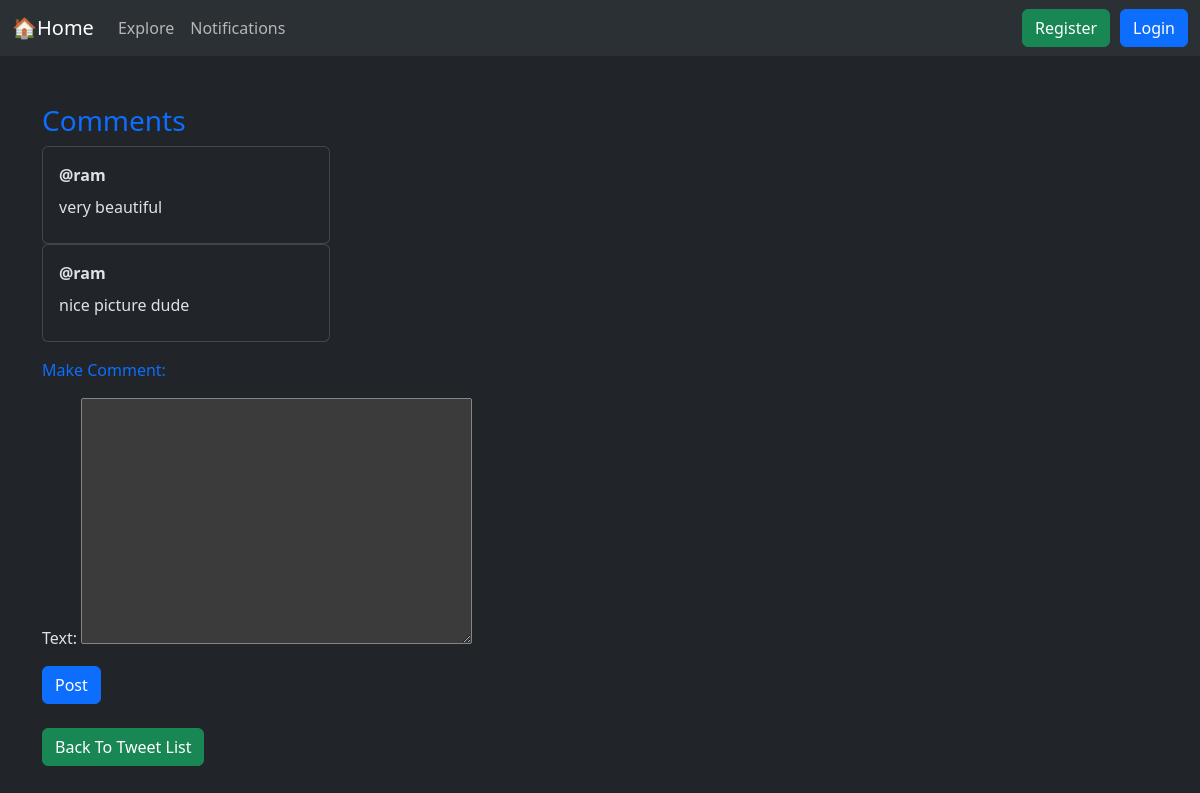
Screenshot of /11/comments/ with the database file from the repository.
### tweet/models.py (models this page shows, shortened)
class Comments(models.Model):
    user=models.ForeignKey(User, on_delete=models.CASCADE, related_name='comments')
    tweet=models.ForeignKey(Tweet, on_delete=models.CASCADE, related_name='comments')
    text= models.TextField(max_length=200)
    created_at=models.DateTimeField(auto_now_add=True)

### tweet/views.py (the view)
# urls.py: path('<int:tweet_id>/comments/', views.comments_view, name='comments_view'),
def comments_view(request, tweet_id):
    tweet= get_object_or_404(Tweet, pk=tweet_id)
    comments= tweet.comments.all()# comments is a reverse manaager generated by Django because of the foreign key relationship.
    form= CommentsForm()
    return render(request, 'comments.html', {'tweet': tweet, 'comments': comments, 'form': form})

### tweet/forms.py
class CommentsForm(forms.ModelForm):
    class Meta:
        model=Comments
        fields=['text']

### tweet/templates/comments.html (shortened to what this page needs)
{% extends "base.html" %}
{% block content %}
<h3 class="text text-primary mt-5">Comments</h3>
{% if comments %}
 {% for comment in comments %}
<div class="card" style="width: 18rem;">
  <div class="card-body mb-2">
    <strong>@{{comment.user.username}}</strong>
    <p class="card-text mt-2">{{comment.text}}</p>
  </div>
</div>
{% endfor %}
 {% endif %}
<form method="post" enctype="multipart/form-data" name="comment_form"
 action="{% url 'make_comment' tweet.id %}">
    <label class="form-label mt-3 mb-3 text text-primary" for="">Make Comment:</label>{{form.as_p}}
    <button class="btn btn-primary" type="submit">Post</button>
</form>
<a href="{% url 'tweet_list' %}" class="btn btn-success mt-4">Back To Tweet List</a>
{% endblock  %}

### rows the page displays
Comments: user.username "ram", text "very beautiful"
Comments: user.username "ram", text "nice picture dude"
